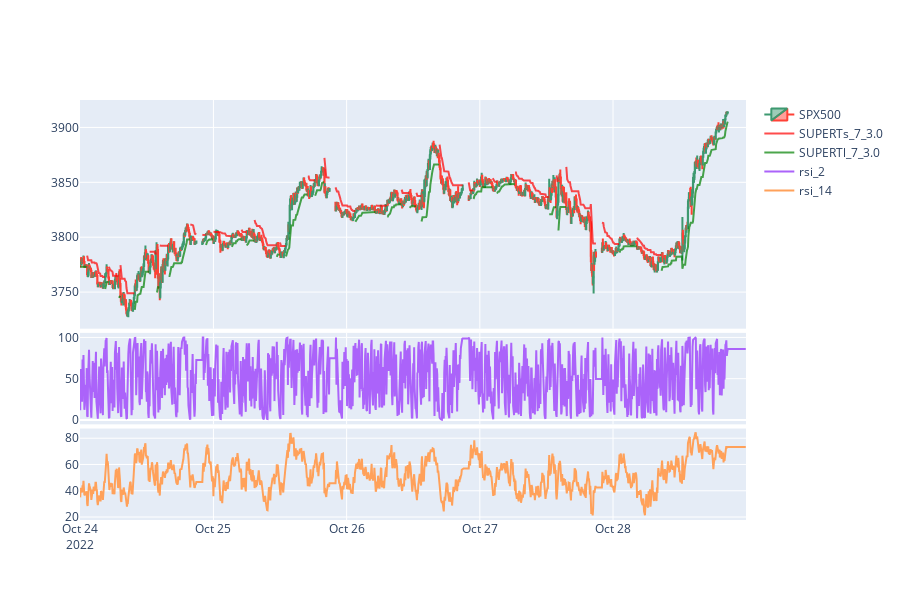

Notebook cell for this chart:
### Code cell
data_1 = '2022-10-24'
data_2 = '2022-10-28'

df_plot = df.loc[data_1:data_2]
supertrend_plot = supertrend.loc[data_1:data_2]


# Declare plotly figure (go)
fig=go.Figure()
# add subplot properties when initializing fig variable ***don't forget to import plotly!!!***
fig = make_subplots(
    rows=3, cols=1, shared_xaxes=True, vertical_spacing=0.01, row_heights=[0.5,0.2, 0.2])


fig.add_trace(go.Candlestick(x=df_plot.index,
                open=df_plot['bidopen'],
                high=df_plot['bidhigh'],
                low=df_plot['bidlow'],
                close=df_plot['bidclose'],
                            name=symbol))

fig.add_trace(go.Scatter(x=supertrend_plot.index, 
                         y=supertrend_plot['SUPERTs_7_3.0'], 
                         opacity=0.7, 
                         line=dict(color='red', width=2), 
                         name='SUPERTs_7_3.0'))

fig.add_trace(go.Scatter(x=supertrend_plot.index, 
                         y=supertrend_plot['SUPERTl_7_3.0'], 
                         opacity=0.7, 
                         line=dict(color='green', width=2), 
                         name='SUPERTl_7_3.0'))

fig.add_trace(go.Scatter(x=df_plot.index, 
                     y=df_plot['rsi_2'],
                         name='rsi_2'
                    ), row=2, col=1)                   

fig.add_trace(go.Scatter(x=df_plot.index, 
                     y=df_plot['rsi_14'],
                         name='rsi_14'
                    ), row=3, col=1)  


# Update the layout by changing the figure size, hiding the legend and rangeslider
fig.update_layout(height=600,# width=1000, 
                  showlegend=True, 
                  xaxis_rangeslider_visible=False)

fig.show()

### Figure 1 — Plotly figure (JSON) as saved in the notebook; plotly's stock layout.template omitted (floating-point values rounded to 4 significant figures; data arrays with more than 128 entries replaced by an {"elided": "..."} marker saying what was removed)
{"data": [{"close": {"elided": "1440 float values"}, "high": {"elided": "1440 float values"}, "low": {"elided": "1440 float values"}, "name": "SPX500", "open": {"elided": "1440 float values"}, "type": "candlestick", "x": {"elided": "1440 str values"}}, {"line": {"color": "red", "width": 2}, "name": "SUPERTs_7_3.0", "opacity": 0.7, "type": "scatter", "x": {"elided": "1440 str values"}, "y": {"elided": "1440 float values"}}, {"line": {"color": "green", "width": 2}, "name": "SUPERTl_7_3.0", "opacity": 0.7, "type": "scatter", "x": {"elided": "1440 str values"}, "y": {"elided": "1440 float values"}}, {"name": "rsi_2", "type": "scatter", "x": {"elided": "1440 str values"}, "xaxis": "x2", "y": {"elided": "1440 float values"}, "yaxis": "y2"}, {"name": "rsi_14", "type": "scatter", "x": {"elided": "1440 str values"}, "xaxis": "x3", "y": {"elided": "1440 float values"}, "yaxis": "y3"}], "layout": {"height": 600, "showlegend": true, "xaxis": {"anchor": "y", "domain": [0, 1], "matches": "x3", "rangeslider": {"visible": false}, "showticklabels": false}, "xaxis2": {"anchor": "y2", "domain": [0, 1], "matches": "x3", "showticklabels": false}, "xaxis3": {"anchor": "y3", "domain": [0, 1]}, "yaxis": {"anchor": "x", "domain": [0.4556, 1]}, "yaxis2": {"anchor": "x2", "domain": [0.2278, 0.4456]}, "yaxis3": {"anchor": "x3", "domain": [0, 0.2178]}}}
